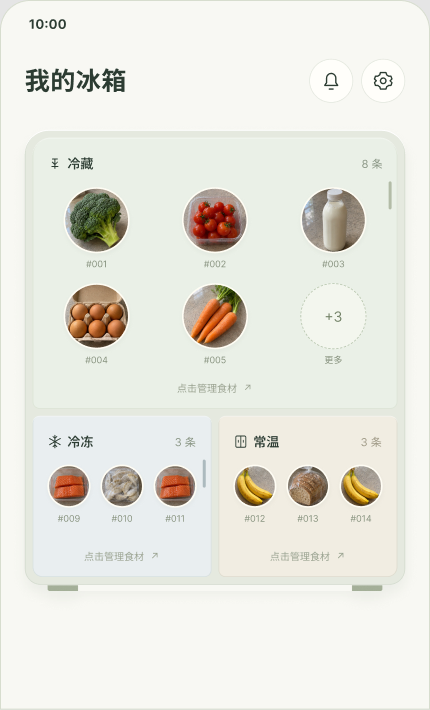
#> input picture 01-product/references/figma-qa/01-figma.png, 430 x 710 px
$ python check-flutter-home-fidelity.py
#> lines starting #> are read from the running program, lines starting #| are printed output that depends on the picture
"""Fixed-profile, source-linked Android/Figma home measurements (not a whole-App gate)."""
import argparse, hashlib, json
from pathlib import Path
from PIL import Image
ROOT=Path(__file__).resolve().parents[2]
parser=argparse.ArgumentParser()
parser.add_argument('--render',default='02-engineering/evidence/android/home-figma-430-proof-20261113.png')
parser.add_argument('--status-top',type=int,default=136)
args=parser.parse_args()
folder=ROOT/'02-engineering/evidence/android'
ref=Image.open(ROOT/'01-product/references/figma-qa/01-figma.png').convert('RGB')
im=Image.open(ROOT/args.render).convert('RGB')
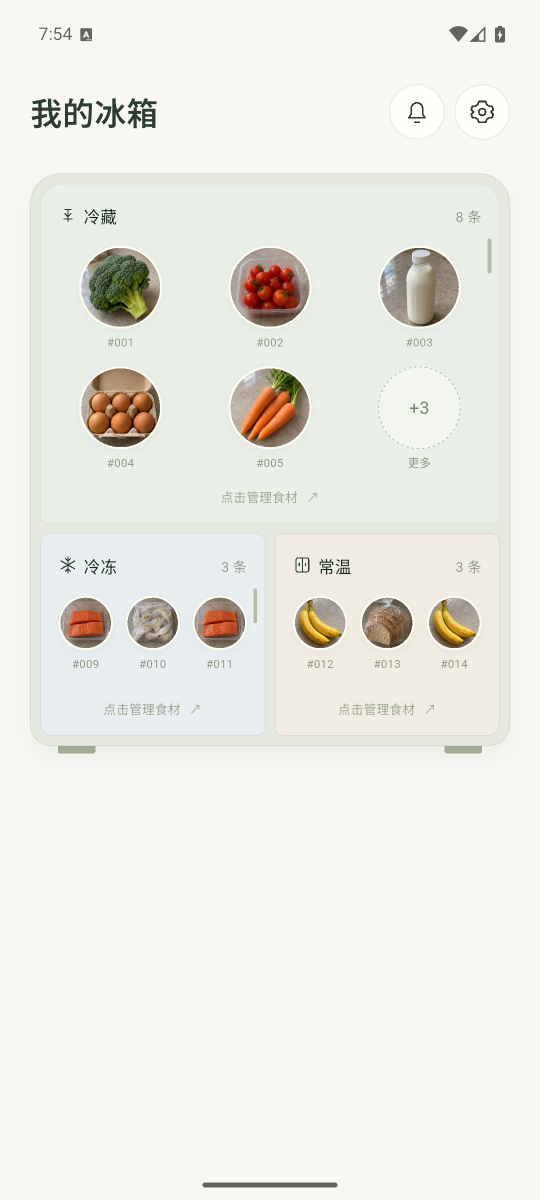
#> input picture 02-engineering/evidence/android/home-figma-430-proof-20261113.png, 1080 x 2400 px (shown at 1/2 size)
page=im.crop((0,args.status_top,im.width,args.status_top+round(665*im.width/430))).resize((430,665),Image.Resampling.LANCZOS)
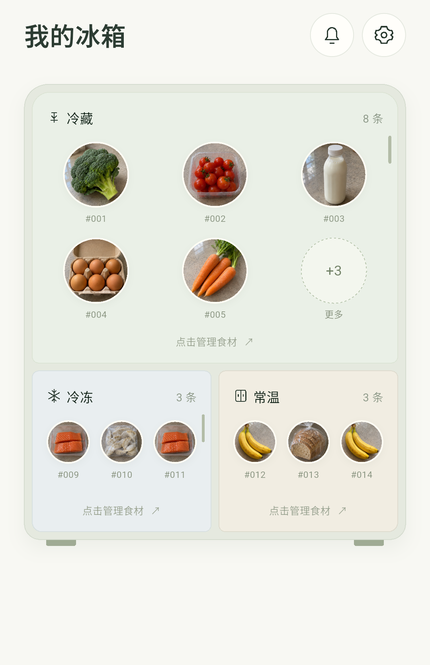
#> page: PIL image 430x665 RGB; mean R, G, B 230.9, 230.7, 222.4
ren=Image.new('RGB',(430,710),'#f8f8f3');ren.paste(page,(0,45));ren.save(folder/'home430-proof-normalized.png')
#> after `ren = Image.new('RGB', (430, 710), '#f8f8f3')`:
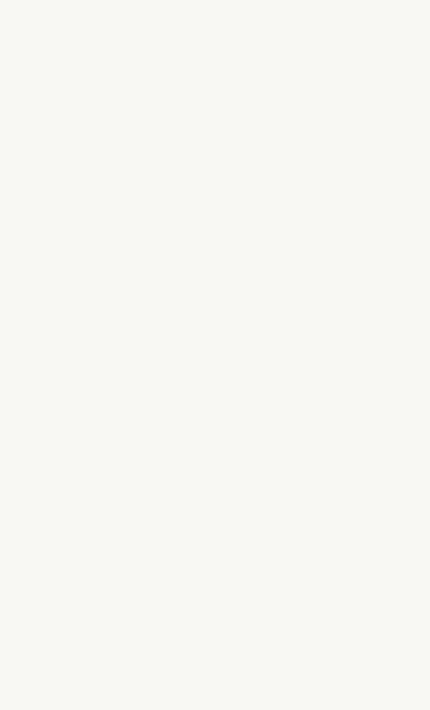
#> ren: PIL image 430x710 RGB; mean R, G, B 248, 248, 243
#> after `ren.paste(page, (0, 45))`:
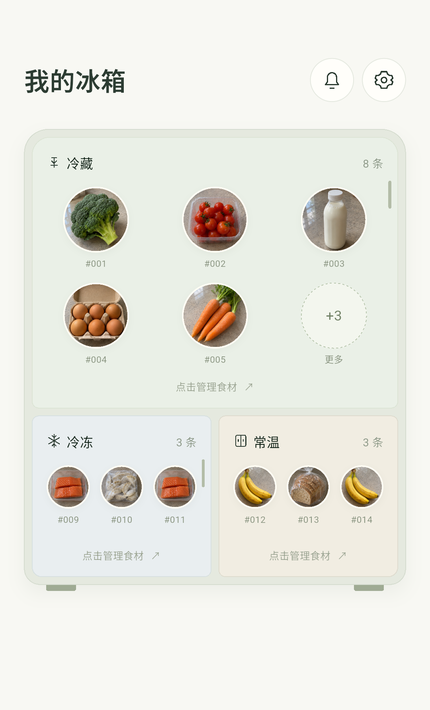
#> ren: PIL image 430x710 RGB; mean R, G, B 232, 231.8, 223.7
roles={'page':(10,630),'cabinet':(29,350),'cold':(40,175),'frozen':(39,450),'pantry':(225,450),'surface':(330,66)}
report={'colors':{},'geometry':{},'icons':{},'typography':{}}
for role,point in roles.items():
 a=ref.getpixel(point);b=ren.getpixel(point)
 report['colors'][role]={'point':point,'reference':'#%02x%02x%02x'%a,'render':'#%02x%02x%02x'%b,'maxChannelDelta':max(abs(x-y) for x,y in zip(a,b))}
#> this loop made 6 passes
#> b on passes 1 to 6: (248, 248, 243), (229, 233, 223), (234, 240, 231), (233, 238, 240), (241, 237, 226), (255, 254, 250)
#> after the loop, report = 4 items
def bounds(image,rect,predicate):
 hits=[(x,y) for y in range(rect[1],rect[3]) for x in range(rect[0],rect[2]) if predicate(image.getpixel((x,y)))]
 return [min(x for x,y in hits),min(y for x,y in hits),max(x for x,y in hits)+1,max(y for x,y in hits)+1] if hits else None
def compare(rect,predicate):
 a=bounds(ref,rect,predicate);b=bounds(ren,rect,predicate)
 return {'referenceBounds':a,'renderBounds':b,'maxBoundaryDelta':max(abs(x-y) for x,y in zip(a,b)) if a and b else None}
# Segment within each source node's neighborhood. Dynamic photographs elsewhere
# can contain an identical RGB value and must not become part of a panel bbox.
regions={'cabinet':(20,120,410,605),'cold':(25,132,405,414),'frozen':(25,410,215,585),'pantry':(215,410,405,585)}
for role,color in [('cabinet','e5e9df'),('cold','eaf0e7'),('frozen','e9eef0'),('pantry','f1ede2')]:
 rgb=tuple(bytes.fromhex(color));report['geometry'][role]=compare(regions[role],lambda pixel:pixel==rgb)
#> this loop made 4 passes
for role,rect in [('bell',(314,64,348,100)),('settings',(370,64,400,100))]:
 result=compare(rect,lambda pixel:max(pixel)<110)
 result['referenceInkSize']=[result['referenceBounds'][i+2]-result['referenceBounds'][i] for i in range(2)]
 result['renderInkSize']=[result['renderBounds'][i+2]-result['renderBounds'][i] for i in range(2)]
 report['icons'][role]=result
#> this loop made 2 passes
report['typography']['title']=compare((20,60,180,103),lambda pixel:max(pixel)<110)
report['normalization']={'referenceSize':[430,710],'nativeSize':list(im.size),'nativeDensity':402,'nativeStatusCropPx':args.status_top,'referenceStatusExcludedPx':45,'nativeFont':'Android platform CJK','figmaFont':'Microsoft YaHei','nativeScreenshot':args.render}
report['scope']='Home only. Content normalization excludes native status bar and the fake Figma 10:00. Not proof for other routes/platforms.'
report['result']={'allSixColorPointsExact':all(v['maxChannelDelta']==0 for v in report['colors'].values()),'allFourPanelBoundsWithin1px':all(v['maxBoundaryDelta'] is not None and v['maxBoundaryDelta']<=1 for v in report['geometry'].values()),'iconInkSizesMatch':all(v['referenceInkSize']==v['renderInkSize'] for v in report['icons'].values())}
apk=ROOT/'06-project/app/apps/fridge/build/app/outputs/flutter-apk/app-debug.apk'
digest=hashlib.sha256()
#> (the run stopped early here; a loop or call above may not have finished)
